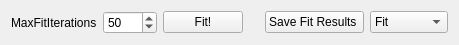
     <widget class="QWidget" name="layoutWidget_39">
      <property name="geometry">
       <rect>
        <x>526</x>
        <y>7</y>
        <width>459</width>
        <height>30</height>
       </rect>
      </property>
      <layout class="QHBoxLayout" name="horizontalLayout_123">
       <item>
        <layout class="QHBoxLayout" name="horizontalLayout_122">
         <item>
          <widget class="QLabel" name="label_109">
           <property name="text">
            <string>MaxFitIterations</string>
           </property>
          </widget>
         </item>
         <item>
          <widget class="QSpinBox" name="spinBox_max_Iterations_fit_bidir">
           <property name="minimum">
            <number>1</number>
           </property>
           <property name="maximum">
            <number>5000</number>
           </property>
           <property name="value">
            <number>50</number>
           </property>
          </widget>
         </item>
        </layout>
       </item>
       <item>
        <widget class="QPushButton" name="pushButton_global_fit_bidir">
         <property name="toolTip">
          <string>Fitting according to the Fitmodel defined in the tab time, but without any a-priori knowledge of the DAS</string>
         </property>
         <property name="text">
          <string>Fit!</string>
         </property>
        </widget>
       </item>
       <item>
        <spacer name="horizontalSpacer_33">
         <property name="orientation">
          <enum>Qt::Horizontal</enum>
         </property>
         <property name="sizeHint" stdset="0">
          <size>
           <width>40</width>
           <height>20</height>
          </size>
         </property>
        </spacer>
       </item>
       <item>
        <widget class="QPushButton" name="pushButton_save_global_fit_results_bidir">
         <property name="text">
          <string>Save Fit Results </string>
         </property>
        </widget>
       </item>
       <item>
        <widget class="QComboBox" name="comboBox_global_fit_or_residual_bidir">
         <item>
          <property name="text">
           <string>Fit</string>
          </property>
         </item>
         <item>
          <property name="text">
           <string>Residual</string>
          </property>
         </item>
        </widget>
       </item>
      </layout>
     </widget>
